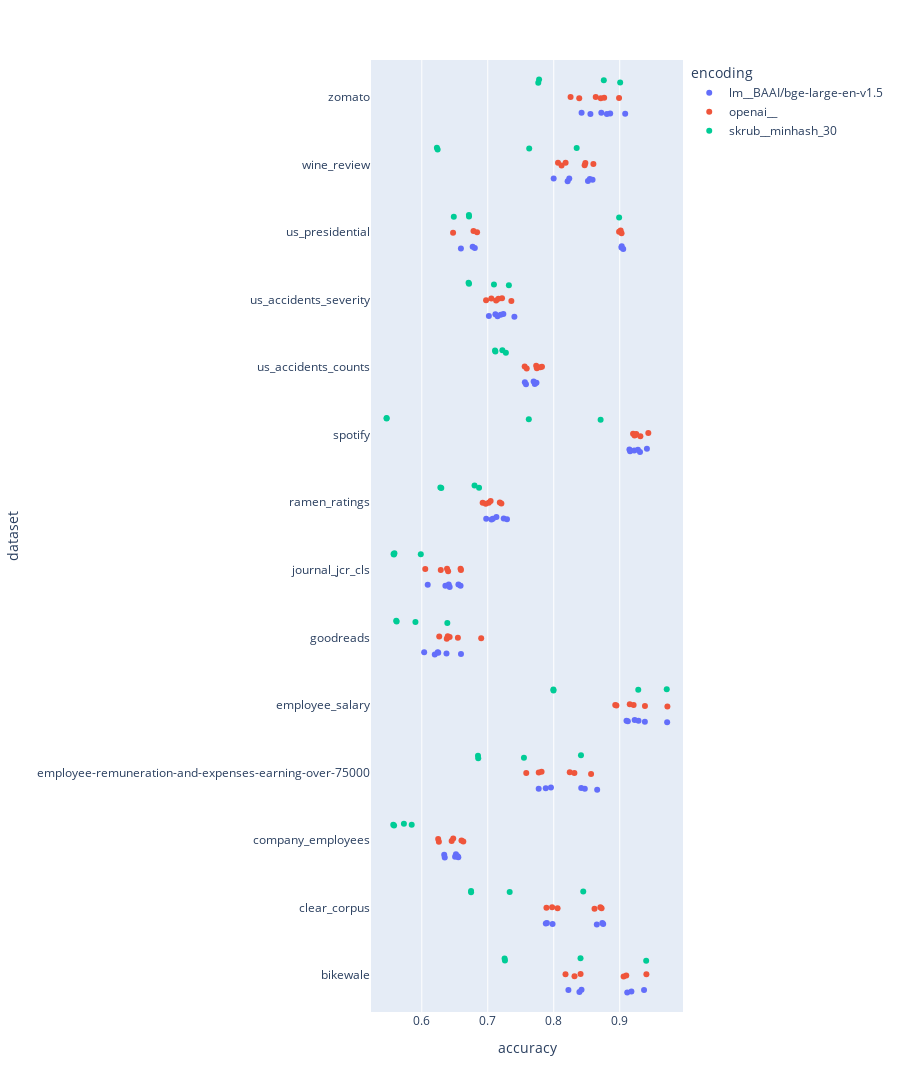

The cell this chart's notebook holds for it:
### Markdown cell above
# Language models improve upond substring methods

### Code cell
melted_results = pd.read_csv("../results/results_limited_fixed_15_11.csv")
#melted_results = pd.read_csv("../results/results_all_limited_13_11.csv")

melted_results["accuracy"] = melted_results["roc_auc"]
#melted_results = pd.read_csv("../results/results_all_n_train_5000.csv")

# restrict to n_train = 2000
melted_results = melted_results[melted_results['n_train'] == 1000]
# features = text_only
#melted_results = melted_results[melted_results['features'] == 'all']
# model = "GradientBoostingClassifier"
#melted_results = melted_results[melted_results["model"] == "GradientBoostingClassifier"]

acceptable_datasets = ['bikewale', 'clear_corpus', 'company_employees',
       'employee-remuneration-and-expenses-earning-over-75000',
       'employee_salary', 'goodreads', 'journal_jcr_cls', 'ramen_ratings',
       'spotify', 'us_accidents_counts', 'us_accidents_severity',
       'us_presidential', 'wine_review', 'zomato']
melted_results = melted_results[melted_results["dataset"].isin(acceptable_datasets)]

melted_results = melted_results[melted_results["encoding"].isin(["openai__", "skrub__minhash_30", "lm__BAAI/bge-large-en-v1.5"])]

group_cols = ['dataset', 'model', 'dim_reduction', 'encoding', "features", "n_train"]
# show counts per group
print(melted_results.groupby(group_cols)['accuracy'].count().reset_index())
# assert all 7

#melted_results["accuracy"] = melted_results.groupby(["dataset", "features", "n_train"])["accuracy"].transform(
    #lambda x: (x - x.min()) / (x.max() - x.min())
#)
print((melted_results.groupby(group_cols)['accuracy'].count().values == 7).mean())
melted_results = melted_results.groupby(group_cols)['accuracy'].mean().reset_index()
print(melted_results.shape)

px.strip(
    melted_results,
    y = "dataset",
    x = "accuracy",
    color="encoding",
    hover_data=melted_results.columns,
    height=1500
)

### Figure 1 — Plotly figure (JSON) as saved in the notebook; plotly's stock layout.template omitted (floating-point values rounded to 4 significant figures; data arrays with more than 128 entries replaced by an {"elided": "..."} marker saying what was removed)
{"data": [{"alignmentgroup": "True", "boxpoints": "all", "customdata": {"elided": "84x5 mixed values"}, "fillcolor": "rgba(255,255,255,0)", "hoveron": "points", "hovertemplate": "encoding=%{customdata[2]}<br>accuracy=%{x}<br>dataset=%{y}<br>model=%{customdata[0]}<br>dim_reduction=%{customdata[1]}<br>features=%{customdata[3]}<br>n_train=%{customdata[4]}<extra></extra>", "legendgroup": "lm__BAAI/bge-large-en-v1.5", "line": {"color": "rgba(255,255,255,0)"}, "marker": {"color": "#636efa"}, "name": "lm__BAAI/bge-large-en-v1.5", "offsetgroup": "lm__BAAI/bge-large-en-v1.5", "orientation": "h", "pointpos": 0, "showlegend": true, "type": "box", "x": [0.9369, 0.8421, 0.9114, 0.8222, 0.9177, 0.8389, 0.8653, 0.788, 0.8736, 0.7897, 0.8749, 0.7982, 0.6348, 0.6339, 0.6553, 0.6544, 0.6517, 0.6505, 0.8658, 0.7957, 0.8416, 0.7772, 0.8471, 0.7879, 0.9719, 0.9381, 0.9123, 0.9227, 0.9103, 0.9284, 0.6594, 0.6249, 0.6197, 0.6036, 0.6374, 0.6241, 0.6358, 0.609, 0.6423, 0.6408, 0.6587, 0.6555, 0.7056, 0.6976, 0.7131, 0.7077, 0.7291, 0.7241, 0.9412, 0.9147, 0.9276, 0.9157, 0.9307, 0.922, 0.7562, 0.7579, 0.7738, 0.7719, 0.7713, 0.7695, 0.7404, 0.7196, 0.7115, 0.7016, 0.7236, 0.7148, 0.9026, 0.6593, 0.903, 0.6804, 0.9053, 0.6771, 0.8519, 0.7999, 0.8588, 0.8235, 0.8547, 0.821, 0.9083, 0.8856, 0.8721, 0.8422, 0.8806, 0.8556], "x0": " ", "xaxis": "x", "y": ["bikewale", "bikewale", "bikewale", "bikewale", "bikewale", "bikewale", "clear_corpus", "clear_corpus", "clear_corpus", "clear_corpus", "clear_corpus", "clear_corpus", "company_employees", "company_employees", "company_employees", "company_employees", "company_employees", "company_employees", "employee-remuneration-and-expenses-earning-over-75000", "employee-remuneration-and-expenses-earning-over-75000", "employee-remuneration-and-expenses-earning-over-75000", "employee-remuneration-and-expenses-earning-over-75000", "employee-remuneration-and-expenses-earning-over-75000", "employee-remuneration-and-expenses-earning-over-75000", "employee_salary", "employee_salary", "employee_salary", "employee_salary", "employee_salary", "employee_salary", "goodreads", "goodreads", "goodreads", "goodreads", "goodreads", "goodreads", "journal_jcr_cls", "journal_jcr_cls", "journal_jcr_cls", "journal_jcr_cls", "journal_jcr_cls", "journal_jcr_cls", "ramen_ratings", "ramen_ratings", "ramen_ratings", "ramen_ratings", "ramen_ratings", "ramen_ratings", "spotify", "spotify", "spotify", "spotify", "spotify", "spotify", "us_accidents_counts", "us_accidents_counts", "us_accidents_counts", "us_accidents_counts", "us_accidents_counts", "us_accidents_counts", "us_accidents_severity", "us_accidents_severity", "us_accidents_severity", "us_accidents_severity", "us_accidents_severity", "us_accidents_severity", "us_presidential", "us_presidential", "us_presidential", "us_presidential", "us_presidential", "us_presidential", "wine_review", "wine_review", "wine_review", "wine_review", "wine_review", "wine_review", "zomato", "zomato", "zomato", "zomato", "zomato", "zomato"], "y0": " ", "yaxis": "y"}, {"alignmentgroup": "True", "boxpoints": "all", "customdata": {"elided": "84x5 mixed values"}, "fillcolor": "rgba(255,255,255,0)", "hoveron": "points", "hovertemplate": "encoding=%{customdata[2]}<br>accuracy=%{x}<br>dataset=%{y}<br>model=%{customdata[0]}<br>dim_reduction=%{customdata[1]}<br>features=%{customdata[3]}<br>n_train=%{customdata[4]}<extra></extra>", "legendgroup": "openai__", "line": {"color": "rgba(255,255,255,0)"}, "marker": {"color": "#EF553B"}, "name": "openai__", "offsetgroup": "openai__", "orientation": "h", "pointpos": 0, "showlegend": true, "type": "box", "x": [0.9404, 0.8407, 0.9059, 0.8178, 0.9099, 0.8315, 0.8618, 0.7889, 0.8707, 0.7975, 0.8725, 0.8058, 0.6259, 0.6248, 0.6476, 0.6452, 0.6629, 0.6601, 0.8566, 0.7816, 0.8243, 0.7583, 0.8313, 0.7773, 0.9723, 0.9383, 0.895, 0.9152, 0.8932, 0.921, 0.69, 0.6378, 0.6422, 0.6264, 0.6547, 0.6393, 0.6287, 0.6053, 0.6382, 0.6399, 0.6587, 0.6593, 0.697, 0.6922, 0.7043, 0.7015, 0.7206, 0.7183, 0.9434, 0.925, 0.9202, 0.9225, 0.9246, 0.9313, 0.759, 0.7559, 0.7734, 0.7744, 0.7797, 0.7821, 0.7357, 0.7127, 0.7054, 0.6974, 0.7216, 0.7162, 0.9028, 0.6474, 0.899, 0.6783, 0.9014, 0.6838, 0.8601, 0.818, 0.8468, 0.8065, 0.8479, 0.8119, 0.899, 0.8765, 0.8636, 0.8255, 0.8712, 0.8386], "x0": " ", "xaxis": "x", "y": ["bikewale", "bikewale", "bikewale", "bikewale", "bikewale", "bikewale", "clear_corpus", "clear_corpus", "clear_corpus", "clear_corpus", "clear_corpus", "clear_corpus", "company_employees", "company_employees", "company_employees", "company_employees", "company_employees", "company_employees", "employee-remuneration-and-expenses-earning-over-75000", "employee-remuneration-and-expenses-earning-over-75000", "employee-remuneration-and-expenses-earning-over-75000", "employee-remuneration-and-expenses-earning-over-75000", "employee-remuneration-and-expenses-earning-over-75000", "employee-remuneration-and-expenses-earning-over-75000", "employee_salary", "employee_salary", "employee_salary", "employee_salary", "employee_salary", "employee_salary", "goodreads", "goodreads", "goodreads", "goodreads", "goodreads", "goodreads", "journal_jcr_cls", "journal_jcr_cls", "journal_jcr_cls", "journal_jcr_cls", "journal_jcr_cls", "journal_jcr_cls", "ramen_ratings", "ramen_ratings", "ramen_ratings", "ramen_ratings", "ramen_ratings", "ramen_ratings", "spotify", "spotify", "spotify", "spotify", "spotify", "spotify", "us_accidents_counts", "us_accidents_counts", "us_accidents_counts", "us_accidents_counts", "us_accidents_counts", "us_accidents_counts", "us_accidents_severity", "us_accidents_severity", "us_accidents_severity", "us_accidents_severity", "us_accidents_severity", "us_accidents_severity", "us_presidential", "us_presidential", "us_presidential", "us_presidential", "us_presidential", "us_presidential", "wine_review", "wine_review", "wine_review", "wine_review", "wine_review", "wine_review", "zomato", "zomato", "zomato", "zomato", "zomato", "zomato"], "y0": " ", "yaxis": "y"}, {"alignmentgroup": "True", "boxpoints": "all", "customdata": {"elided": "56x5 mixed values"}, "fillcolor": "rgba(255,255,255,0)", "hoveron": "points", "hovertemplate": "encoding=%{customdata[2]}<br>accuracy=%{x}<br>dataset=%{y}<br>model=%{customdata[0]}<br>dim_reduction=%{customdata[1]}<br>features=%{customdata[3]}<br>n_train=%{customdata[4]}<extra></extra>", "legendgroup": "skrub__minhash_30", "line": {"color": "rgba(255,255,255,0)"}, "marker": {"color": "#00cc96"}, "name": "skrub__minhash_30", "offsetgroup": "skrub__minhash_30", "orientation": "h", "pointpos": 0, "showlegend": true, "type": "box", "x": [0.9401, 0.8406, 0.726, 0.7255, 0.8447, 0.7332, 0.6747, 0.6747, 0.5847, 0.5729, 0.5567, 0.558, 0.8413, 0.7548, 0.6855, 0.6852, 0.9713, 0.9281, 0.7995, 0.7996, 0.6387, 0.5903, 0.5618, 0.5612, 0.5985, 0.5585, 0.5572, 0.5577, 0.6868, 0.6799, 0.6282, 0.6295, 0.871, 0.7622, 0.5466, 0.5466, 0.7275, 0.7221, 0.7115, 0.711, 0.732, 0.7094, 0.6708, 0.6716, 0.8991, 0.6485, 0.6714, 0.6715, 0.8347, 0.7628, 0.6229, 0.624, 0.9007, 0.8759, 0.7765, 0.7778], "x0": " ", "xaxis": "x", "y": ["bikewale", "bikewale", "bikewale", "bikewale", "clear_corpus", "clear_corpus", "clear_corpus", "clear_corpus", "company_employees", "company_employees", "company_employees", "company_employees", "employee-remuneration-and-expenses-earning-over-75000", "employee-remuneration-and-expenses-earning-over-75000", "employee-remuneration-and-expenses-earning-over-75000", "employee-remuneration-and-expenses-earning-over-75000", "employee_salary", "employee_salary", "employee_salary", "employee_salary", "goodreads", "goodreads", "goodreads", "goodreads", "journal_jcr_cls", "journal_jcr_cls", "journal_jcr_cls", "journal_jcr_cls", "ramen_ratings", "ramen_ratings", "ramen_ratings", "ramen_ratings", "spotify", "spotify", "spotify", "spotify", "us_accidents_counts", "us_accidents_counts", "us_accidents_counts", "us_accidents_counts", "us_accidents_severity", "us_accidents_severity", "us_accidents_severity", "us_accidents_severity", "us_presidential", "us_presidential", "us_presidential", "us_presidential", "wine_review", "wine_review", "wine_review", "wine_review", "zomato", "zomato", "zomato", "zomato"], "y0": " ", "yaxis": "y"}], "layout": {"boxmode": "group", "height": 1500, "legend": {"title": {"text": "encoding"}, "tracegroupgap": 0}, "margin": {"t": 60}, "xaxis": {"anchor": "y", "domain": [0, 1], "title": {"text": "accuracy"}}, "yaxis": {"anchor": "x", "domain": [0, 1], "title": {"text": "dataset"}}}}
